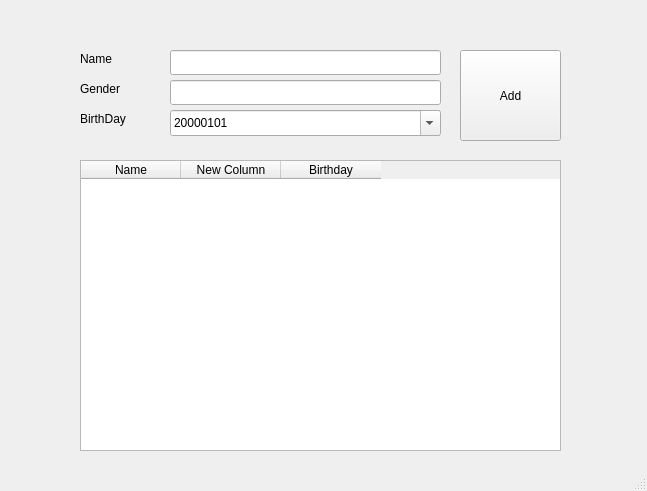
<?xml version="1.0" encoding="UTF-8"?>
<ui version="4.0">
 <class>MainWindow</class>
 <widget class="QMainWindow" name="MainWindow">
  <property name="geometry">
   <rect>
    <x>0</x>
    <y>0</y>
    <width>647</width>
    <height>491</height>
   </rect>
  </property>
  <property name="windowTitle">
   <string>MainWindow</string>
  </property>
  <widget class="QWidget" name="centralwidget">
   <widget class="QLabel" name="label">
    <property name="geometry">
     <rect>
      <x>80</x>
      <y>50</y>
      <width>67</width>
      <height>17</height>
     </rect>
    </property>
    <property name="text">
     <string>Name</string>
    </property>
   </widget>
   <widget class="QLabel" name="label_2">
    <property name="geometry">
     <rect>
      <x>80</x>
      <y>80</y>
      <width>67</width>
      <height>17</height>
     </rect>
    </property>
    <property name="text">
     <string>Gender</string>
    </property>
   </widget>
   <widget class="QLabel" name="label_3">
    <property name="geometry">
     <rect>
      <x>80</x>
      <y>110</y>
      <width>67</width>
      <height>17</height>
     </rect>
    </property>
    <property name="text">
     <string>BirthDay</string>
    </property>
   </widget>
   <widget class="QLineEdit" name="editName">
    <property name="geometry">
     <rect>
      <x>170</x>
      <y>50</y>
      <width>271</width>
      <height>25</height>
     </rect>
    </property>
   </widget>
   <widget class="QLineEdit" name="editGender">
    <property name="geometry">
     <rect>
      <x>170</x>
      <y>80</y>
      <width>271</width>
      <height>25</height>
     </rect>
    </property>
   </widget>
   <widget class="QPushButton" name="btnAdd">
    <property name="geometry">
     <rect>
      <x>460</x>
      <y>50</y>
      <width>101</width>
      <height>91</height>
     </rect>
    </property>
    <property name="text">
     <string>Add</string>
    </property>
   </widget>
   <widget class="QDateEdit" name="editBirthday">
    <property name="geometry">
     <rect>
      <x>170</x>
      <y>110</y>
      <width>271</width>
      <height>26</height>
     </rect>
    </property>
    <property name="displayFormat">
     <string>yyyyMMdd</string>
    </property>
    <property name="calendarPopup">
     <bool>true</bool>
    </property>
   </widget>
   <widget class="QTableWidget" name="tableWidget">
    <property name="geometry">
     <rect>
      <x>80</x>
      <y>160</y>
      <width>481</width>
      <height>291</height>
     </rect>
    </property>
    <column>
     <property name="text">
      <string>Name</string>
     </property>
    </column>
    <column>
     <property name="text">
      <string>New Column</string>
     </property>
    </column>
    <column>
     <property name="text">
      <string>Birthday</string>
     </property>
    </column>
   </widget>
  </widget>
  <widget class="QMenuBar" name="menubar">
   <property name="geometry">
    <rect>
     <x>0</x>
     <y>0</y>
     <width>647</width>
     <height>22</height>
    </rect>
   </property>
  </widget>
  <widget class="QStatusBar" name="statusbar"/>
 </widget>
 <resources/>
 <connections/>
</ui>
